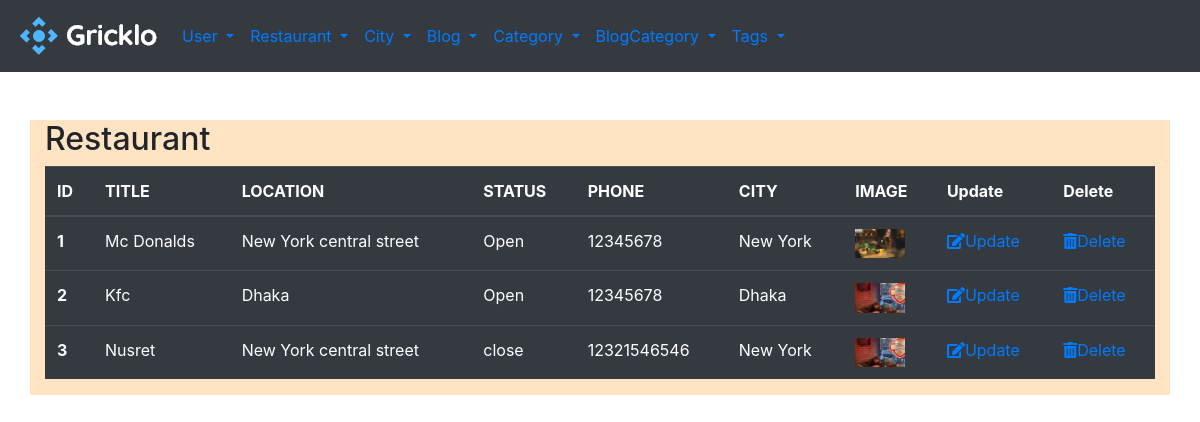
The page /admin/reslist on the database its author committed.
### gricklo/models.py (models this page shows, shortened)
class Restaurant(db.Model):
    __tablename__ = "restaurant"
    id = db.Column(db.Integer, primary_key=True)
    title = db.Column(db.String(20),nullable=False)
    location = db.Column(db.String(50), nullable=False)
    status = db.Column(db.String(50), nullable=False)
    phone = db.Column(db.String(50), nullable=False)
    image = db.Column(db.String(20),default='image.png')
    city = db.Column(db.Integer,db.ForeignKey('city.id'),nullable=False)

### gricklo/controlers.py (the view)
@app.route('/admin/reslist')
def restaurant_list():
    restaurants = Restaurant.query.all()
    return render_template('admin/reslist.html', restaurants=restaurants)

### gricklo/templates/admin/reslist.html
{% extends "admin/base.html"%}
{% block content%}
<h2>Restaurant</h2>
  <table class="table table-dark">
    <thead>
      <tr>
        <th scope="col">ID</th>
        <th scope="col">TITLE</th>
        <th scope="col">LOCATION</th>
        <th scope="col">STATUS</th>
        <th scope="col">PHONE</th>
        <th scope="col">CITY</th>
        <th scope="col">IMAGE</th>
        <th scope="col">Update</th>
        <th scope="col">Delete</th>
      </tr>
    </thead>
    <tbody>
        {% for restourant in restaurants %}
        <tr>
            <th scope="row">{{restourant.id}}</th>
            <td>{{restourant.title}}</td>
            <td>{{restourant.location}}</td>
            <td>{{restourant.status}}</td>
            <td>{{restourant.phone}}</td>
            <td>{{restourant.city}}</td>
            <td><img src="/static/uploads/{{restourant.image}}" alt="" width="50"></td>
            <td><a href="{{url_for('restaurant_edit', id=restourant.id)}}"><i class="fas fa-edit"></i>Update</a></td>
            <td><a href="{{url_for('restaurant_delete', id=restourant.id)}}" onclick="return confirm('Are you sure to delete?')">
              <i class="fas fa-trash-alt"></i>Delete</a></td>
          </tr>
        {% endfor %}
    </tbody>
  </table>
{% endblock %}

### rows shown on the page
Restaurant: id "1", title "Mc Donalds", location "New York central street", status "Open", phone "12345678", city "New York", image (picture)
Restaurant: id "2", title "Kfc", location "Dhaka", status "Open", phone "12345678", city "Dhaka", image (picture)
Restaurant: id "3", title "Nusret", location "New York central street", status "close", phone "12321546546", city "New York", image (picture)
